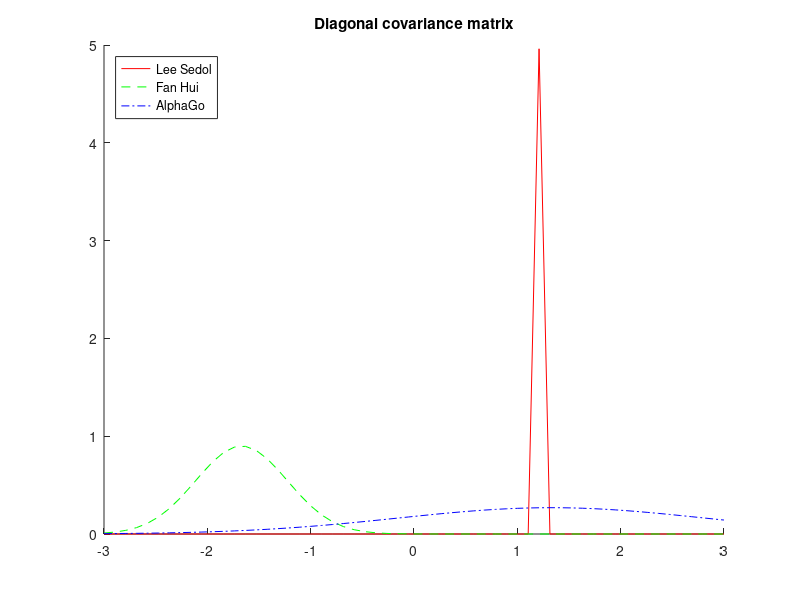

Recreate this plot in MATLAB. (Note: this script raises an error after producing the figure.)
function [] = task3b()
%MAIN Plots the approximate gaussian of each player winning with diagonal
%and full covariance matrices

    load('go_player_skill_model/diag_covar.mat');
    
    % take a sample
    %skill_sample = approx_mean(lee_sedol_id) + randn(1, n_players) .* approx_covar(lee_sedol_id).^0.5;
    
    % set axis
    x = -3:.105255:3;
    
    figure(1);
    hold on;
    title('Diagonal covariance matrix');
    plot(x, normpdf(x, approx_mean(lee_sedol_id), approx_covar(lee_sedol_id)),'-r');
    plot(x, normpdf(x, approx_mean(fan_hui_id), approx_covar(fan_hui_id)),'--g');
    plot(x, normpdf(x, approx_mean(alpha_go_id), approx_covar(alpha_go_id)),'-.b');
    ylim([0 5]);
    legend('Lee Sedol','Fan Hui', 'AlphaGo', 'Location', 'northwest');
    hold off;
    
    x = -3:.1063905:3;
    
    load('go_player_skill_model/full_covar.mat');
    
    figure(2);
    hold on;
    title('Full covariance matrix');
    plot(x, normpdf(x, approx_mean(lee_sedol_id), approx_covar(lee_sedol_id,lee_sedol_id)),'-r');
    plot(x, normpdf(x, approx_mean(fan_hui_id), approx_covar(fan_hui_id,fan_hui_id)),'--g');
    plot(x, normpdf(x, approx_mean(alpha_go_id), approx_covar(alpha_go_id,alpha_go_id)),'-.b');
    ylim([0 5]);
    legend('Lee Sedol','Fan Hui', 'AlphaGo', 'Location', 'northwest');
    hold off;
    drawnow;
    


end

